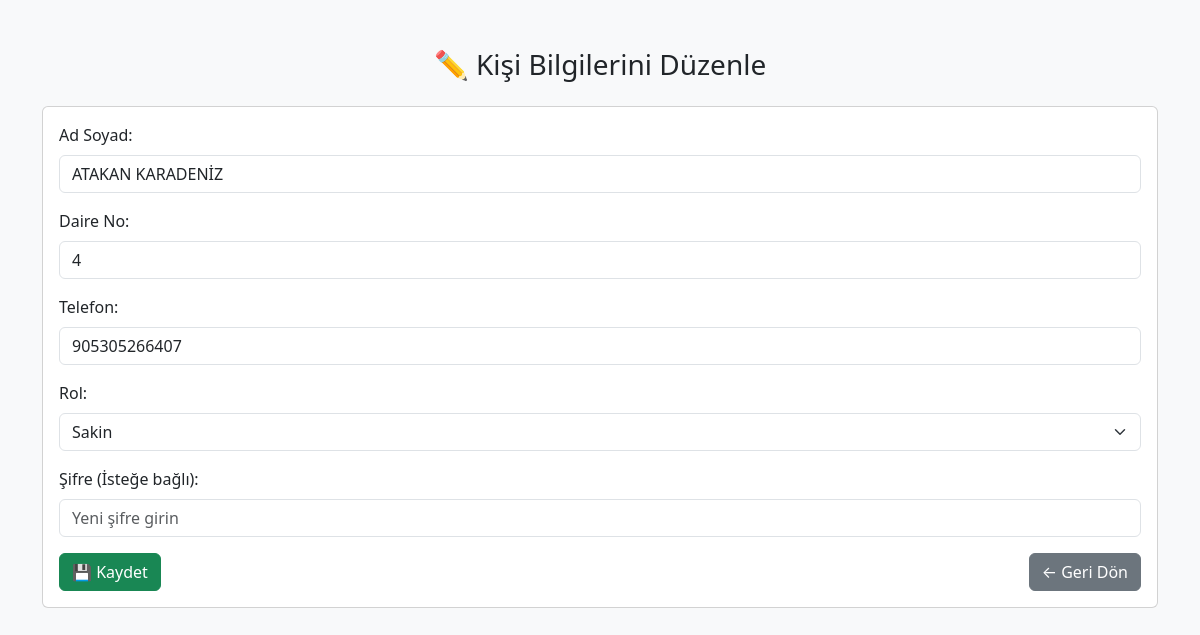
The app's page /kisi-duzenle/2 (signed in) with its own data.
### tables this page shows
CREATE TABLE users (
    user_id INTEGER PRIMARY KEY AUTOINCREMENT,
    ad_soyad TEXT NOT NULL,
    daire_no TEXT NOT NULL,
    telefon TEXT,
    sifre TEXT NOT NULL,
    rol TEXT CHECK(rol IN ('yonetici', 'sakin')) NOT NULL
);

### app.py (the view, shortened to what this page needs)
@app.route("/kisi-duzenle/<int:user_id>", methods=["GET", "POST"])
@sadece_yonetici
def kisi_duzenle(user_id):
    conn = sqlite3.connect("apartman.db")
    conn.row_factory = sqlite3.Row
    cur = conn.cursor()
    cur.execute("SELECT * FROM users WHERE user_id = ?", (user_id,))
    kayit = cur.fetchone()
    conn.close()
    if not kayit:
        flash("Kişi bulunamadı.")
        return redirect("/kisiler")
    return render_template("kisi_duzenle.html", kayit=kayit)

### app.py (called while the page is built)
def sadece_yonetici(f):
    @wraps(f)
    def wrapper(*args, **kwargs):
        if session.get('rol') != 'yonetici':
            return redirect(url_for('giris'))  # Yanlış rol → giriş ekranına gönder
        return f(*args, **kwargs)
    return wrapper

### templates/kisi_duzenle.html (shortened to what this page needs)
<!DOCTYPE html>
<html lang="tr">
<head>
  <link href="https://cdn.jsdelivr.net/npm/bootstrap@5.3.0/dist/css/bootstrap.min.css" rel="stylesheet">
</head>
<body class="bg-light">
  <div class="container mt-5">
    <h3 class="text-center mb-4">✏️ Kişi Bilgilerini Düzenle</h3>
    <div class="card">
      <div class="card-body">
        <form method="post">
          <div class="mb-3">
            <label class="form-label">Ad Soyad:</label>
            <input type="text" name="ad_soyad" value="{{ kayit['ad_soyad'] }}" class="form-control" required>
          </div>
          <div class="mb-3">
            <label class="form-label">Daire No:</label>
            <input type="text" name="daire_no" value="{{ kayit['daire_no'] }}" class="form-control">
          </div>
          <div class="mb-3">
            <label class="form-label">Telefon:</label>
            <input type="text" name="telefon" value="{{ kayit['telefon'] }}" class="form-control">
          </div>
          <div class="mb-3">
            <label class="form-label">Rol:</label>
            <select name="rol" class="form-select" required>
              <option value="sakin" {% if kayit['rol'] == 'sakin' %}selected{% endif %}>Sakin</option>
            </select>
          </div>
          <div class="mb-3">
            <label class="form-label">Şifre (İsteğe bağlı):</label>
            <input type="text" name="sifre" placeholder="Yeni şifre girin" class="form-control">
          </div>
          <div class="d-flex justify-content-between">
            <button type="submit" class="btn btn-success">💾 Kaydet</button>
            <a href="/kisiler" class="btn btn-secondary">← Geri Dön</a>
          </div>
        </form>
      </div>
    </div>
  </div>
</body>
</html>

### records on screen
users: ad_soyad "ATAKAN KARADENİZ", daire_no "4", telefon "905305266407", rol "Sakin"
